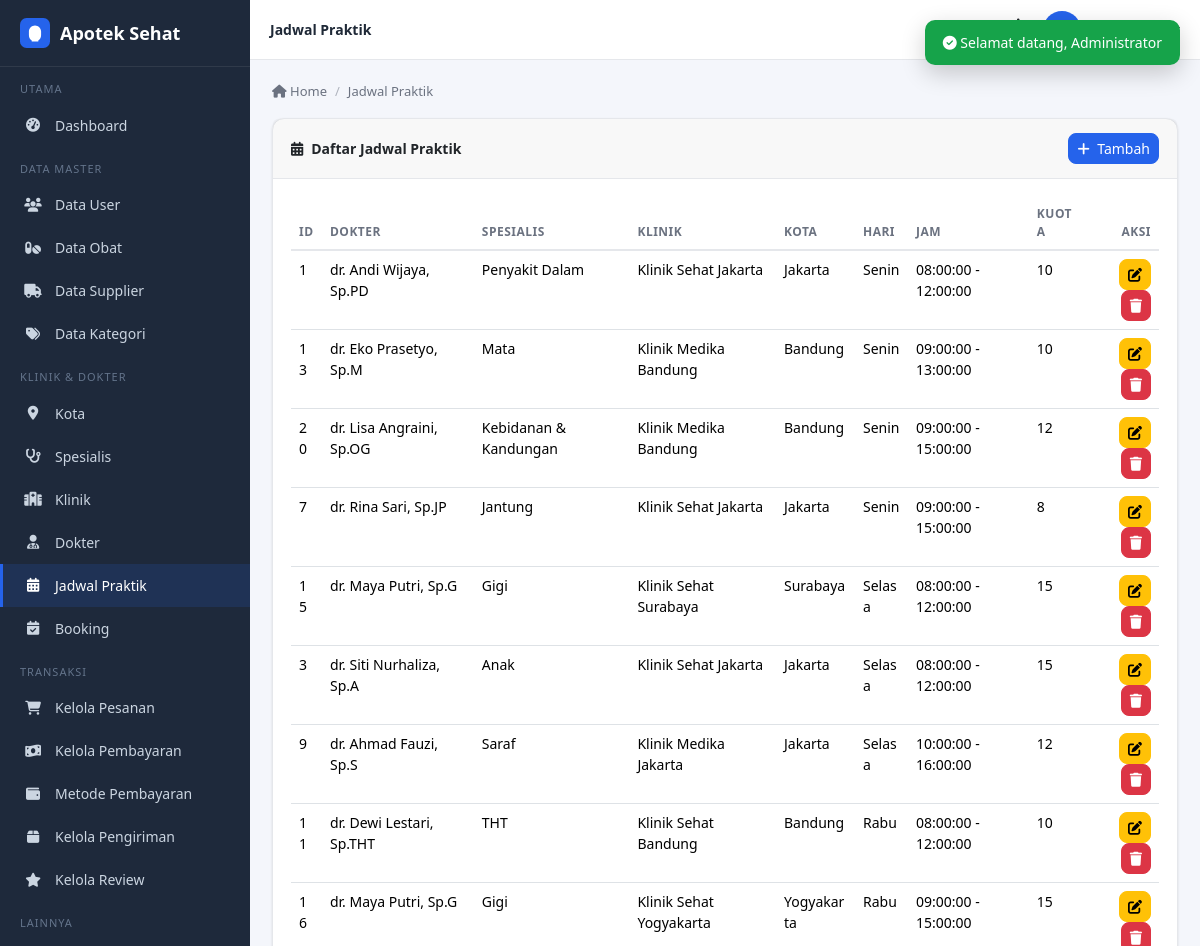
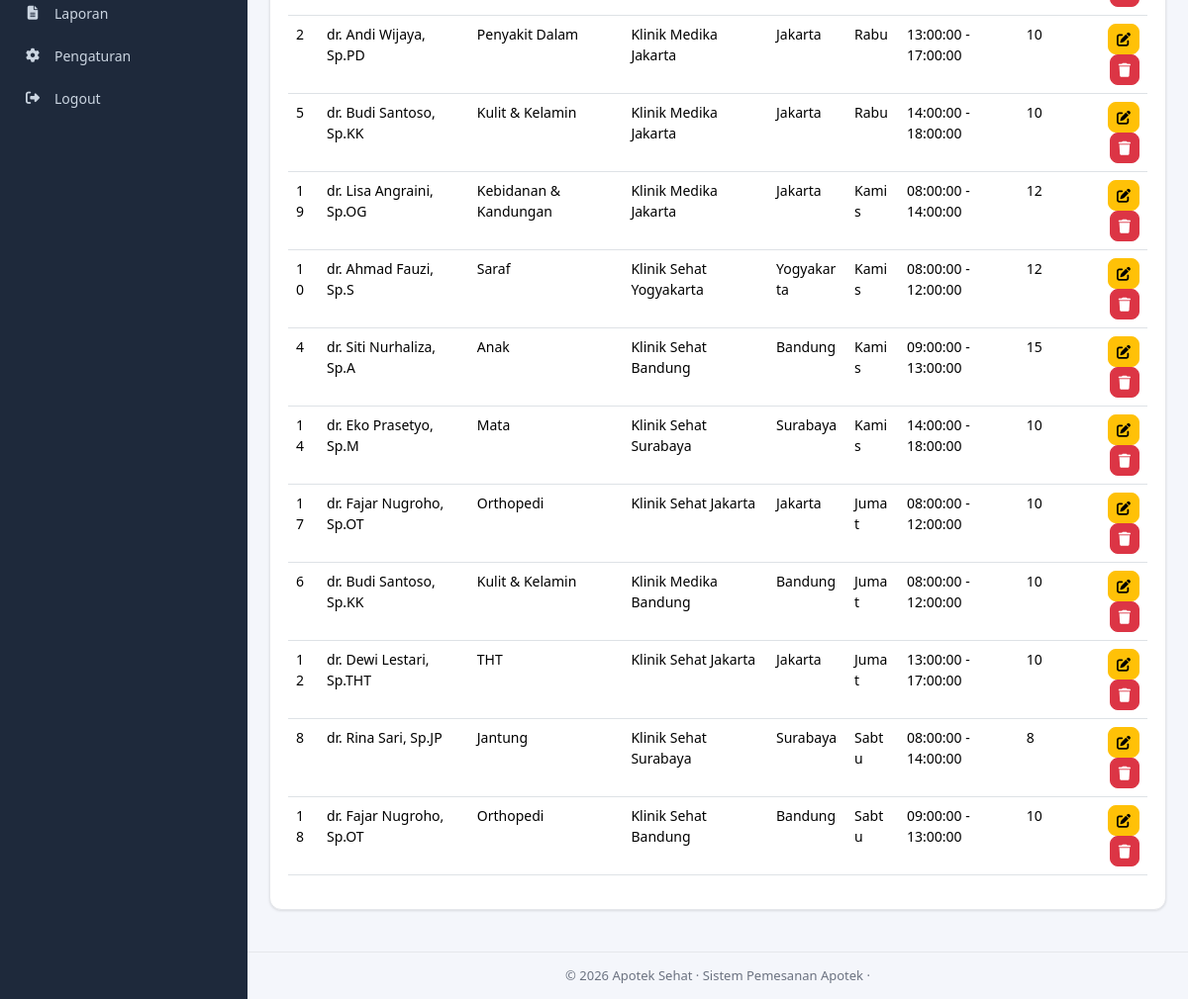
/admin/jadwal/index.php (signed in), run on the app's committed database (2 pictures, top to bottom).
### tables this page shows
CREATE TABLE IF NOT EXISTS jadwal_praktik (
  id_jadwal   INT(11) UNSIGNED NOT NULL AUTO_INCREMENT,
  id_dokter   INT(11) UNSIGNED NOT NULL,
  id_klinik   INT(11) UNSIGNED NOT NULL,
  hari        ENUM('Senin','Selasa','Rabu','Kamis','Jumat','Sabtu','Minggu') NOT NULL,
  jam_mulai   TIME NOT NULL,
  jam_selesai TIME NOT NULL,
  kuota       INT(11) NOT NULL DEFAULT 1,
  PRIMARY KEY (id_jadwal),
  KEY fk_jp_dokter (id_dokter),
  KEY fk_jp_klinik (id_klinik),
  CONSTRAINT fk_jp_dokter FOREIGN KEY (id_dokter) REFERENCES dokter (id_dokter)
    ON DELETE CASCADE ON UPDATE CASCADE,
  CONSTRAINT fk_jp_klinik FOREIGN KEY (id_klinik) REFERENCES klinik (id_klinik)
    ON DELETE CASCADE ON UPDATE CASCADE
);

CREATE TABLE IF NOT EXISTS dokter (
  id_dokter         INT(11) UNSIGNED NOT NULL AUTO_INCREMENT,
  id_spesialis      INT(11) UNSIGNED NOT NULL,
  nama_dokter       VARCHAR(150) NOT NULL,
  gender            ENUM('Laki-laki','Perempuan') NOT NULL DEFAULT 'Laki-laki',
  no_hp             VARCHAR(20) DEFAULT NULL,
  email             VARCHAR(100) DEFAULT NULL,
  str_no            VARCHAR(50) DEFAULT NULL,
  biaya_konsultasi DECIMAL(12,2) NOT NULL DEFAULT 0,
  foto              VARCHAR(255) DEFAULT NULL,
  PRIMARY KEY (id_dokter),
  KEY fk_dokter_spesialis (id_spesialis),
  CONSTRAINT fk_dokter_spesialis FOREIGN KEY (id_spesialis) REFERENCES spesialis (id_spesialis)
    ON DELETE CASCADE ON UPDATE CASCADE
);

CREATE TABLE IF NOT EXISTS spesialis (
  id_spesialis   INT(11) UNSIGNED NOT NULL AUTO_INCREMENT,
  nama_spesialis VARCHAR(100) NOT NULL,
  deskripsi      TEXT DEFAULT NULL,
  PRIMARY KEY (id_spesialis)
);

CREATE TABLE IF NOT EXISTS klinik (
  id_klinik   INT(11) UNSIGNED NOT NULL AUTO_INCREMENT,
  id_kota     INT(11) UNSIGNED NOT NULL,
  nama_klinik VARCHAR(150) NOT NULL,
  alamat      TEXT DEFAULT NULL,
  no_telp     VARCHAR(20) DEFAULT NULL,
  email       VARCHAR(100) DEFAULT NULL,
  PRIMARY KEY (id_klinik),
  KEY fk_klinik_kota (id_kota),
  CONSTRAINT fk_klinik_kota FOREIGN KEY (id_kota) REFERENCES kota (id_kota)
    ON DELETE CASCADE ON UPDATE CASCADE
);

CREATE TABLE IF NOT EXISTS kota (
  id_kota   INT(11) UNSIGNED NOT NULL AUTO_INCREMENT,
  nama_kota VARCHAR(100) NOT NULL,
  PRIMARY KEY (id_kota)
);

### functions/functions.php (called while the page is built, shortened)
<?php
function csrf_token() {
    return $_SESSION['csrf'];
}
function e($str) {
    return htmlspecialchars((string)($str ?? ''), ENT_QUOTES, 'UTF-8');
}

### admin/jadwal/index.php (the view, shortened to what this page needs)
<?php
require_once '../../config/koneksi.php';
$list = $pdo->query("SELECT j.*, d.nama_dokter, s.nama_spesialis, k.nama_klinik, kt.nama_kota FROM jadwal_praktik j LEFT JOIN dokter d ON d.id_dokter=j.id_dokter LEFT JOIN spesialis s ON s.id_spesialis=d.id_spesialis LEFT JOIN klinik k ON k.id_klinik=j.id_klinik LEFT JOIN kota kt ON kt.id_kota=k.id_kota ORDER BY j.hari, j.jam_mulai")->fetchAll();
require_once '../../includes/header_admin.php';
?>
<div class="card">
    <div class="card-header d-flex justify-content-between align-items-center">
        <span><i class="fas fa-calendar-alt me-2"></i>Daftar Jadwal Praktik</span>
        <button class="btn btn-sm btn-primary" data-bs-toggle="modal" data-bs-target="#modalForm"><i class="fas fa-plus me-1"></i> Tambah</button>
    </div>
    <div class="card-body">
        <table id="table" class="table table-hover" style="width:100%">
            <thead><tr><th>ID</th><th>Dokter</th><th>Spesialis</th><th>Klinik</th><th>Kota</th><th>Hari</th><th>Jam</th><th>Kuota</th><th class="text-end">Aksi</th></tr></thead>
            <tbody>
            <?php foreach ($list as $r): ?>
                <tr>
                    <td><?= e($r['id_jadwal']) ?></td>
                    <td><?= e($r['nama_dokter']) ?></td>
                    <td><?= e($r['nama_spesialis']) ?></td>
                    <td><?= e($r['nama_klinik']) ?></td>
                    <td><?= e($r['nama_kota']) ?></td>
                    <td><?= e($r['hari']) ?></td>
                    <td><?= e($r['jam_mulai']) ?> - <?= e($r['jam_selesai']) ?></td>
                    <td><?= e($r['kuota']) ?></td>
                    <td class="text-end">
                        <button class="btn btn-sm btn-warning" data-bs-toggle="modal" data-bs-target="#modalForm" data-id="<?= e($r['id_jadwal']) ?>" data-dokter="<?= e($r['id_dokter']) ?>" data-klinik="<?= e($r['id_klinik']) ?>" data-hari="<?= e($r['hari']) ?>" data-mulai="<?= e($r['jam_mulai']) ?>" data-selesai="<?= e($r['jam_selesai']) ?>" data-kuota="<?= e($r['kuota']) ?>"><i class="fas fa-edit"></i></button>
                        <a href="?hapus=<?= e($r['id_jadwal']) ?>&csrf_token=<?= csrf_token() ?>" class="btn btn-sm btn-danger" onclick="return confirm('Hapus jadwal ini?')"><i class="fas fa-trash"></i></a>
                    </td>
                </tr>
            <?php endforeach; ?>
            </tbody>
        </table>
    </div>
</div>
<?php require_once '../../includes/footer_admin.php'; ?>

### assets/css/style.css (style rules this page uses)
:root { --primary: #2563eb; --primary-dark: #1d4ed8; --primary-light: #dbeafe; --bg: #f4f6fb; --surface: #ffffff; --text: #1f2937; --text-muted: #6b7280; --border: #e5e7eb; --sidebar-bg: #1e293b; --sidebar-text: #cbd5e1; --success: #16a34a; --danger: #dc2626; --warning: #f59e0b; --info: #0ea5e9; --shadow: 0 1px 3px rgba(0,0,0,.08), 0 1px 2px rgba(0,0,0,.04); --radius: 12px; }
* { box-sizing: border-box; }
body { background: var(--bg); color: var(--text); font-family: 'Segoe UI', system-ui, -apple-system, sans-serif; margin: 0; font-size: 14px; }
a { text-decoration: none; color: var(--primary); }
.table td, .table th { white-space: normal; overflow-wrap: anywhere; word-break: break-word; }
.card, .card-body, .card-header, .alert, .modal-body, .modal-header, .modal-footer, .dropdown-menu, .dropdown-item { overflow-wrap: anywhere; word-break: break-word; }
.card { background: var(--surface); border: 1px solid var(--border); border-radius: var(--radius); box-shadow: var(--shadow); margin-bottom: 20px; }
.card-header { padding: 14px 18px; border-bottom: 1px solid var(--border); font-weight: 600; display: flex; justify-content: space-between; align-items: center; }
.card-body { padding: 18px; }
.btn-primary, .btn-success, .btn-danger, .btn-warning, .btn-info, .btn-secondary, .btn-outline-primary { border-radius: 8px; font-size: 14px; }
.btn-primary { background: var(--primary); border-color: var(--primary); }
.table { color: var(--text); }
.table > :not(caption) > * > * { background: transparent; }
.table thead th { border-bottom: 2px solid var(--border); font-size: 12px; text-transform: uppercase; letter-spacing: .5px; color: var(--text-muted); }

### data on the page
jadwal_praktik: id_jadwal "1", id_dokter.nama_dokter "dr. Andi Wijaya, Sp.PD", spesialis.nama_spesialis "Penyakit Dalam", id_klinik.nama_klinik "Klinik Sehat Jakarta", kota.nama_kota "Jakarta", hari "Senin", jam_mulai "08:00:00", jam_selesai "12:00:00", kuota "10"
jadwal_praktik: id_jadwal "13", id_dokter.nama_dokter "dr. Eko Prasetyo, Sp.M", spesialis.nama_spesialis "Mata", id_klinik.nama_klinik "Klinik Medika Bandung", kota.nama_kota "Bandung", hari "Senin", jam_mulai "09:00:00", jam_selesai "13:00:00", kuota "10"
jadwal_praktik: id_jadwal "20", id_dokter.nama_dokter "dr. Lisa Angraini, Sp.OG", spesialis.nama_spesialis "Kebidanan & Kandungan", id_klinik.nama_klinik "Klinik Medika Bandung", kota.nama_kota "Bandung", hari "Senin", jam_mulai "09:00:00", jam_selesai "15:00:00", kuota "12"
jadwal_praktik: id_jadwal "7", id_dokter.nama_dokter "dr. Rina Sari, Sp.JP", spesialis.nama_spesialis "Jantung", id_klinik.nama_klinik "Klinik Sehat Jakarta", kota.nama_kota "Jakarta", hari "Senin", jam_mulai "09:00:00", jam_selesai "15:00:00", kuota "8"
jadwal_praktik: id_jadwal "15", id_dokter.nama_dokter "dr. Maya Putri, Sp.G", spesialis.nama_spesialis "Gigi", id_klinik.nama_klinik "Klinik Sehat Surabaya", kota.nama_kota "Surabaya", hari "Selasa", jam_mulai "08:00:00", jam_selesai "12:00:00", kuota "15"
jadwal_praktik: id_jadwal "3", id_dokter.nama_dokter "dr. Siti Nurhaliza, Sp.A", spesialis.nama_spesialis "Anak", id_klinik.nama_klinik "Klinik Sehat Jakarta", kota.nama_kota "Jakarta", hari "Selasa", jam_mulai "08:00:00", jam_selesai "12:00:00", kuota "15"
jadwal_praktik: id_jadwal "9", id_dokter.nama_dokter "dr. Ahmad Fauzi, Sp.S", spesialis.nama_spesialis "Saraf", id_klinik.nama_klinik "Klinik Medika Jakarta", kota.nama_kota "Jakarta", hari "Selasa", jam_mulai "10:00:00", jam_selesai "16:00:00", kuota "12"
jadwal_praktik: id_jadwal "11", id_dokter.nama_dokter "dr. Dewi Lestari, Sp.THT", spesialis.nama_spesialis "THT", id_klinik.nama_klinik "Klinik Sehat Bandung", kota.nama_kota "Bandung", hari "Rabu", jam_mulai "08:00:00", jam_selesai "12:00:00", kuota "10"
jadwal_praktik: id_jadwal "16", id_dokter.nama_dokter "dr. Maya Putri, Sp.G", spesialis.nama_spesialis "Gigi", id_klinik.nama_klinik "Klinik Sehat Yogyakarta", kota.nama_kota "Yogyakarta", hari "Rabu", jam_mulai "09:00:00", jam_selesai "15:00:00", kuota "15"
jadwal_praktik: id_jadwal "2", id_dokter.nama_dokter "dr. Andi Wijaya, Sp.PD", spesialis.nama_spesialis "Penyakit Dalam", id_klinik.nama_klinik "Klinik Medika Jakarta", kota.nama_kota "Jakarta", hari "Rabu", jam_mulai "13:00:00", jam_selesai "17:00:00", kuota "10"
jadwal_praktik: id_jadwal "5", id_dokter.nama_dokter "dr. Budi Santoso, Sp.KK", spesialis.nama_spesialis "Kulit & Kelamin", id_klinik.nama_klinik "Klinik Medika Jakarta", kota.nama_kota "Jakarta", hari "Rabu", jam_mulai "14:00:00", jam_selesai "18:00:00", kuota "10"
jadwal_praktik: id_jadwal "19", id_dokter.nama_dokter "dr. Lisa Angraini, Sp.OG", spesialis.nama_spesialis "Kebidanan & Kandungan", id_klinik.nama_klinik "Klinik Medika Jakarta", kota.nama_kota "Jakarta", hari "Kamis", jam_mulai "08:00:00", jam_selesai "14:00:00", kuota "12"
jadwal_praktik: id_jadwal "10", id_dokter.nama_dokter "dr. Ahmad Fauzi, Sp.S", spesialis.nama_spesialis "Saraf", id_klinik.nama_klinik "Klinik Sehat Yogyakarta", kota.nama_kota "Yogyakarta", hari "Kamis", jam_mulai "08:00:00", jam_selesai "12:00:00", kuota "12"
jadwal_praktik: id_jadwal "4", id_dokter.nama_dokter "dr. Siti Nurhaliza, Sp.A", spesialis.nama_spesialis "Anak", id_klinik.nama_klinik "Klinik Sehat Bandung", kota.nama_kota "Bandung", hari "Kamis", jam_mulai "09:00:00", jam_selesai "13:00:00", kuota "15"
jadwal_praktik: id_jadwal "14", id_dokter.nama_dokter "dr. Eko Prasetyo, Sp.M", spesialis.nama_spesialis "Mata", id_klinik.nama_klinik "Klinik Sehat Surabaya", kota.nama_kota "Surabaya", hari "Kamis", jam_mulai "14:00:00", jam_selesai "18:00:00", kuota "10"
jadwal_praktik: id_jadwal "17", id_dokter.nama_dokter "dr. Fajar Nugroho, Sp.OT", spesialis.nama_spesialis "Orthopedi", id_klinik.nama_klinik "Klinik Sehat Jakarta", kota.nama_kota "Jakarta", hari "Jumat", jam_mulai "08:00:00", jam_selesai "12:00:00", kuota "10"
jadwal_praktik: id_jadwal "6", id_dokter.nama_dokter "dr. Budi Santoso, Sp.KK", spesialis.nama_spesialis "Kulit & Kelamin", id_klinik.nama_klinik "Klinik Medika Bandung", kota.nama_kota "Bandung", hari "Jumat", jam_mulai "08:00:00", jam_selesai "12:00:00", kuota "10"
jadwal_praktik: id_jadwal "12", id_dokter.nama_dokter "dr. Dewi Lestari, Sp.THT", spesialis.nama_spesialis "THT", id_klinik.nama_klinik "Klinik Sehat Jakarta", kota.nama_kota "Jakarta", hari "Jumat", jam_mulai "13:00:00", jam_selesai "17:00:00", kuota "10"
jadwal_praktik: id_jadwal "8", id_dokter.nama_dokter "dr. Rina Sari, Sp.JP", spesialis.nama_spesialis "Jantung", id_klinik.nama_klinik "Klinik Sehat Surabaya", kota.nama_kota "Surabaya", hari "Sabtu", jam_mulai "08:00:00", jam_selesai "14:00:00", kuota "8"
jadwal_praktik: id_jadwal "18", id_dokter.nama_dokter "dr. Fajar Nugroho, Sp.OT", spesialis.nama_spesialis "Orthopedi", id_klinik.nama_klinik "Klinik Sehat Bandung", kota.nama_kota "Bandung", hari "Sabtu", jam_mulai "09:00:00", jam_selesai "13:00:00", kuota "10"

### other printed values
$page_title "Jadwal Praktik"
